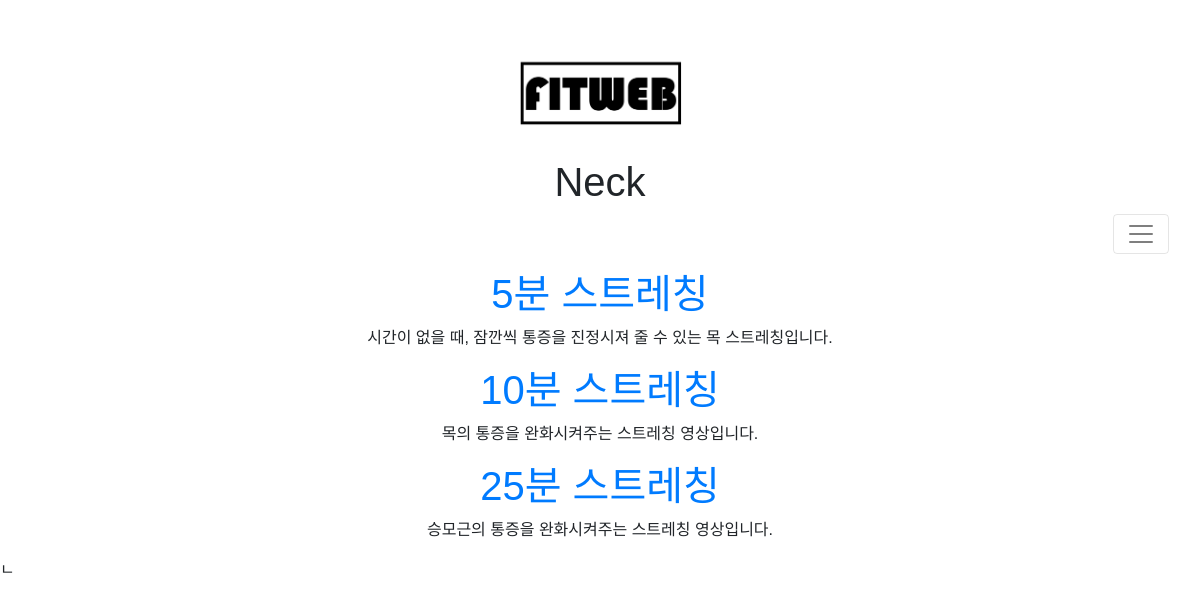
Screenshot of /stretching_list_pain_neck with the database file from the repository.
### fitweb/models.py (models this page shows, shortened)
class Post(models.Model):
    objects_num = models.CharField(max_length=200, default='')
    Header_first = models.CharField(max_length=200, default='')
    Header_second = models.CharField(max_length=200, default='')
    Header_third = models.CharField(max_length=200, default='', blank=True)
    author = models.ForeignKey(settings.AUTH_USER_MODEL, on_delete=models.CASCADE)
    title = models.CharField(max_length=200, default='')
    video = EmbedVideoField(blank=True)
    text = models.TextField()
    created_date = models.DateTimeField(
            default=timezone.now)
    published_date = models.DateTimeField(
            blank=True, null=True)

### fitweb/views.py (the view)
# urls.py: path('stretching_list_pain_neck', views.stretching_list_pain_neck, name='stretching_list_pain_neck'),
def stretching_list_pain_neck(request):
    posts = Post.objects.filter(Header_first__contains='stretching', Header_second__contains='pain relief', Header_third__contains='neck')
    return render(request, 'fitweb/stretching_list_pain_neck.html', {'posts': posts})

### fitweb/templates/fitweb/stretching_list_pain_neck.html (shortened to what this page needs)
{% load embed_video_tags %}
{% load static %}
<html>
    <head>
        <link rel="stylesheet" href="https://maxcdn.bootstrapcdn.com/bootstrap/4.0.0-beta/css/bootstrap.min.css">
        <link rel="stylesheet" href="{% static "css/main.css" %}">
    </head>
<body>
<h1 class="logo" style="margin-top: 50px"><a id="logo" href="{% url 'home' %}"><img src="../../static/images/logo.png"></a></h1>
<nav class="navbar navbar-light bg-light">
  <div class="container-fluid" >
    <h1 style="width: 100%">
        <header class="page-header" style="overflow: auto;">
            <h1>Neck</h1>
        </header>
        <button style="float: right" class="navbar-toggler" type="button" data-bs-toggle="collapse" data-bs-target="#navbarSupportedContent" aria-controls="navbarSupportedContent" aria-expanded="false" aria-label="Toggle navigation">
            <span class="navbar-toggler-icon"></span>
        </button>
    </h1>
  </div>
</nav>
<div class="content container" style="text-align: center">
    {% for post in posts %}
        <div class="post">
            <h1><a href="{% url 'detail' pk=post.pk %}">{{ post.title }}</a></h1>
            <p>{{ post.text|linebreaksbr }}</p>
        </div>
    {% endfor %}
</div>
</body>
</html>

### fitweb/static/css/main.css (style rules this page uses)
body { margin: 0px; font-family: 'Noto Sans KR', sans-serif; min-width: 600px; min-height: 500px; }
.logo { text-align: center; height: 80px; margin-bottom: 20px; }
.logo img { height: 100px; border: 20px; }
.navbar { text-align: center; }

### fitweb/templates/fitweb/stretching_list_pain_neck.html (style rules this page uses)
body { margin: 0px; font-family: 'Noto Sans KR', sans-serif; min-width: 600px; min-height: 500px; }
.bg-light { background-color: rgba(0,0,0,0)!important; }
@media (min-width: 576px) { .container { max-width: 100%; } }

### rows the page displays
Post: title "5분 스트레칭", text "시간이 없을 때, 잠깐씩 통증을 진정시져 줄 수 있는 목 스트레칭입니다."
Post: title "10분 스트레칭", text "목의 통증을 완화시켜주는 스트레칭 영상입니다."
Post: title "25분 스트레칭", text "승모근의 통증을 완화시켜주는 스트레칭 영상입니다."
